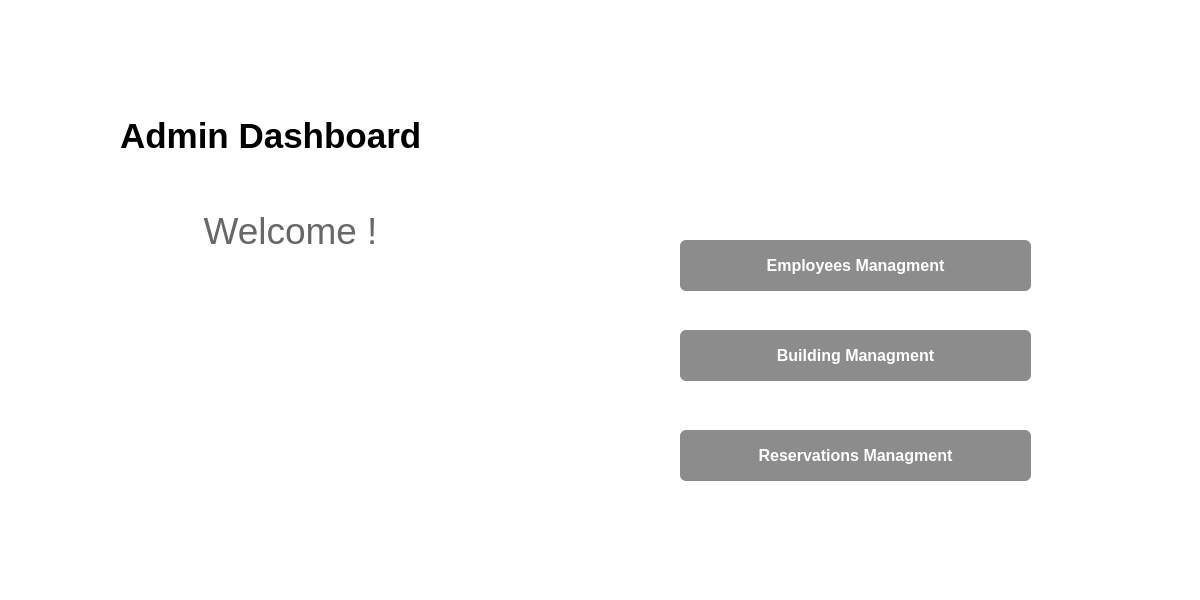
<?xml version="1.0" encoding="UTF-8"?>
<ui version="4.0">
 <class>Admin_Dashboard</class>
 <widget class="QMainWindow" name="Admin_Dashboard">
  <property name="geometry">
   <rect>
    <x>0</x>
    <y>0</y>
    <width>1200</width>
    <height>600</height>
   </rect>
  </property>
  <property name="windowTitle">
   <string>Admin Dashboard</string>
  </property>
  <property name="styleSheet">
   <string notr="true">background-color: rgb(255, 255, 255);</string>
  </property>
  <widget class="QWidget" name="centralwidget">
   <widget class="QLabel" name="logoLabel_image">
    <property name="geometry">
     <rect>
      <x>20</x>
      <y>20</y>
      <width>71</width>
      <height>71</height>
     </rect>
    </property>
    <property name="text">
     <string>&lt;html&gt;&lt;head/&gt;&lt;body&gt;&lt;p&gt;&lt;img src=&quot;:/newPrefix/imageedit_2_5347177992.jpg&quot;/&gt;&lt;/p&gt;&lt;/body&gt;&lt;/html&gt;</string>
    </property>
   </widget>
   <widget class="QLabel" name="adminDashboardLabel">
    <property name="geometry">
     <rect>
      <x>120</x>
      <y>100</y>
      <width>381</width>
      <height>71</height>
     </rect>
    </property>
    <property name="font">
     <font>
      <family>Arial</family>
      <pointsize>26</pointsize>
      <weight>75</weight>
      <bold>true</bold>
     </font>
    </property>
    <property name="text">
     <string>Admin Dashboard</string>
    </property>
   </widget>
   <widget class="QLabel" name="welcomeLabel">
    <property name="geometry">
     <rect>
      <x>150</x>
      <y>210</y>
      <width>281</width>
      <height>41</height>
     </rect>
    </property>
    <property name="font">
     <font>
      <pointsize>28</pointsize>
     </font>
    </property>
    <property name="styleSheet">
     <string notr="true">color: rgb(104, 104, 104);
text-align: center;</string>
    </property>
    <property name="text">
     <string>Welcome !</string>
    </property>
    <property name="alignment">
     <set>Qt::AlignCenter</set>
    </property>
   </widget>
   <widget class="QPushButton" name="employeesManagmentPushButton">
    <property name="geometry">
     <rect>
      <x>680</x>
      <y>240</y>
      <width>351</width>
      <height>51</height>
     </rect>
    </property>
    <property name="font">
     <font>
      <pointsize>12</pointsize>
      <weight>75</weight>
      <bold>true</bold>
     </font>
    </property>
    <property name="styleSheet">
     <string notr="true">background-color: rgb(140, 140, 140);
color: rgb(255, 255, 255);
text-align: center;
border-radius:6px;
padding: 10px; 
</string>
    </property>
    <property name="text">
     <string>Employees Managment</string>
    </property>
   </widget>
   <widget class="QPushButton" name="buildingManagmentpushButton">
    <property name="geometry">
     <rect>
      <x>680</x>
      <y>330</y>
      <width>351</width>
      <height>51</height>
     </rect>
    </property>
    <property name="font">
     <font>
      <pointsize>12</pointsize>
      <weight>75</weight>
      <bold>true</bold>
     </font>
    </property>
    <property name="styleSheet">
     <string notr="true">background-color: rgb(140, 140, 140);
color: rgb(255, 255, 255);
text-align: center;
border-radius:6px;
padding: 10px; 
</string>
    </property>
    <property name="text">
     <string>Building Managment</string>
    </property>
   </widget>
   <widget class="QPushButton" name="reservationsManagmentPushButton">
    <property name="geometry">
     <rect>
      <x>680</x>
      <y>430</y>
      <width>351</width>
      <height>51</height>
     </rect>
    </property>
    <property name="font">
     <font>
      <pointsize>12</pointsize>
      <weight>75</weight>
      <bold>true</bold>
     </font>
    </property>
    <property name="styleSheet">
     <string notr="true">background-color: rgb(140, 140, 140);
color: rgb(255, 255, 255);
text-align: center;
border-radius:6px;
padding: 10px; 
</string>
    </property>
    <property name="text">
     <string>Reservations Managment</string>
    </property>
   </widget>
  </widget>
  <widget class="QStatusBar" name="statusbar"/>
 </widget>
 <resources>
  <include location="images.qrc"/>
 </resources>
 <connections/>
</ui>
